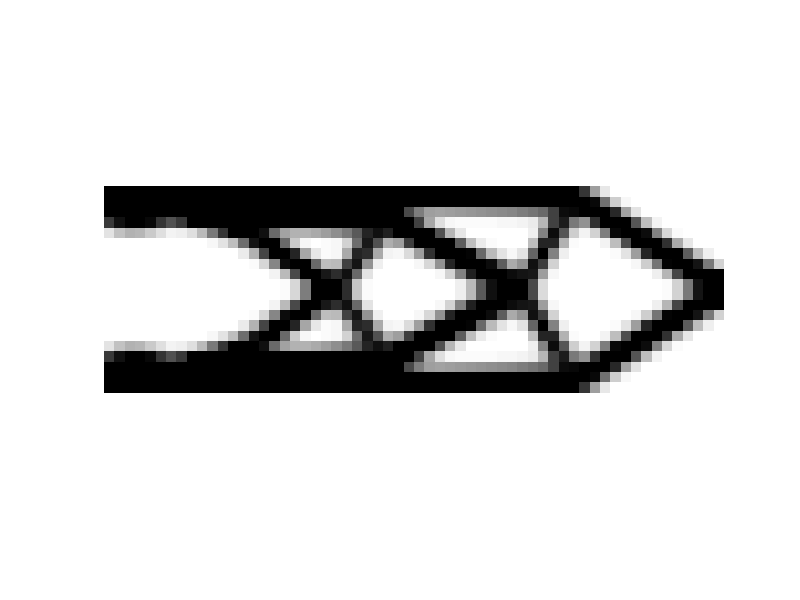

MATLAB code to generate this figure:

function topopt_modular()
% TOPOLOGY OPTIMIZATION (SIMP) — Modular template built on your FEA style
% -------------------------------------------------------------
% Goal: Minimize compliance subject to a volume fraction constraint.
% Mesh: Structured grid of Q4 elements with unit spacing.
% Material: Plane stress, unit thickness.
% -------------------------------------------------------------

clear; clc;

%% ------------------------ User Parameters ------------------------
nelx   = 60;               % #elements in x
nely   = 20;               % #elements in y
volfrac= 0.5;              % target volume fraction (0..1)
penal  = 3.0;              % SIMP penalty (pushes x toward 0/1)
rmin   = 1.5;              % filter radius (mesh-independence)
move   = 0.2;              % OC move limit per iteration (stability)
E      = 1.0;              % Young's modulus
nu     = 0.3;              % Poisson's ratio

% Plane stress constitutive matrix
De = E/(1-nu^2) * [ 1, nu, 0;
                    nu, 1, 0;
                    0,  0, (1-nu)/2 ];

% Gauss points (2x2) for Q4 KE precomputation
gp = [-1, 1]/sqrt(3);
w  = [1, 1];

%% ------------------------ Build Mesh & DOFs ------------------------
% Build nodes, element connectivity, DOF arrays, and node_id helper
[nodes, enodes, edof, node_id, nn, ndof] = buildMesh(nelx, nely);

% Precompute solid element stiffness KE (unit square Q4, plane stress)
KE = elementKe_Q4(De, gp, w);

%% ------------------------ TopOpt Initialization ------------------------
% Design variable: element density x(ely,elx)
x      = volfrac * ones(nely, nelx); % Start from uniform design
change = 1.0;                        % Iteration change measure
iter   = 0;

%% ------------------------ Optimization Loop ------------------------
while change > 0.01
    iter = iter + 1;
    xold = x;

    % --- Assemble global K with SIMP scaling (x^penal) ---
    K = assembleGlobalK(nelx, nely, ndof, edof, x, penal, KE);

    % --- Define loads and boundary conditions  ---
    [F, fixeddofs, right_mid] = defineLoadsAndBC(nelx, nely, ndof, node_id);

    % --- Solve FE: K_ff * U_f = F_f ---
    U = solveFE(K, F, fixeddofs);

    % --- Compliance and sensitivities (dc) ---
    [c, dc] = complianceAndSensitivity(nelx, nely, edof, U, KE, x, penal);

    % --- Filter sensitivities (cone filter) ---
    dcf = sensitivityFilter(dc, x, rmin);

    % --- Update densities via Optimality Criteria (OC) ---
    x = ocUpdate(x, dcf, volfrac, move);

    % --- Measure change & report ---
    change = max(abs(x(:) - xold(:)));
    fprintf('Iter %3d: Obj (compliance) = %10.4f | Vol = %6.3f | Change = %6.3f\n', ...
            iter, c, mean(x(:)), change);

    % --- Visualize current design ---
    visualizeDensity(x);
end

fprintf('Optimization finished. Final compliance: %.6f, volume: %.3f\n', c, mean(x(:)));

end % ====== topopt_modular() ======


%% ================== Mesh Builder ==================
function [nodes, enodes, edof, node_id, nn, ndof] = buildMesh(nelx, nely)
% Builds nodes table, element-node connectivity, element-DOF connectivity,
% and a node_id helper aligned with your numbering (y outer, x inner).

nnx  = nelx + 1; 
nny  = nely + 1;
nn   = nnx * nny;    % number of nodes
ndof = 2 * nn;       % Ux, Uy per node

% Node table: [id, x, y, dofUx, dofUy]
nodes = zeros(nn, 5);
node  = 0;
for y = 0:nely
    for x = 0:nelx
        node = node + 1;
        nodes(node,1) = node;
        nodes(node,2) = x;          % unit spacing: x coordinate
        nodes(node,3) = y;          % unit spacing: y coordinate
        nodes(node,4) = 2*node - 1; % Ux DOF
        nodes(node,5) = 2*node;     % Uy DOF
    end
end

% Node id helper: (x,y) → node ID
node_id = @(x,y) (y*(nelx+1) + x + 1);

% Element-node connectivity (each row: [n1 n2 n3 n4] = [bl br tr tl])
enodes = zeros(nelx*nely, 4);
elem   = 0;
for ex = 1:nelx
    for ey = 1:nely
        elem = elem + 1;
        x0 = ex-1; y0 = ey-1;
        n1 = node_id(x0,   y0  ); % bottom-left
        n2 = node_id(x0+1, y0  ); % bottom-right
        n3 = node_id(x0+1, y0+1); % top-right
        n4 = node_id(x0,   y0+1); % top-left
        enodes(elem,:) = [n1, n2, n3, n4];
    end
end

% Element-DOF connectivity (each row: 8 DOFs for Q4)
edof = zeros(nelx*nely, 8);
for e = 1:(nelx*nely)
    n = enodes(e,:);
    edof(e,:) = [2*n(1)-1, 2*n(1), 2*n(2)-1, 2*n(2), ...
                 2*n(3)-1, 2*n(3), 2*n(4)-1, 2*n(4)];
end
end


%% ================== Element KE (Q4, plane stress) ==================
function KE = elementKe_Q4(De, gp, w)
% Precomputes the solid element stiffness KE for a unit square Q4 element.
% Uses 2x2 Gauss quadrature. Assumes axis-aligned uniform mesh (unit size).

KE = zeros(8,8);

% Nodal coords of a unit element (local instance; global elements share size)
xe = [0; 1; 1; 0];
ye = [0; 0; 1; 1];

for ixi = 1:2
    xi = gp(ixi); wx = w(ixi);
    for ieta = 1:2
        eta = gp(ieta); wy = w(ieta);

        % dN/dxi, dN/deta (rows: [xi; eta], cols: N1..N4)
        dNdxi = [ (eta-1)/4,  (1-eta)/4,  (eta+1)/4, -(eta+1)/4;
                  (xi -1)/4, -(xi+1)/4,  (xi+1)/4,   (1 -xi)/4 ];

        % Jacobian J from (xi,eta) to (x,y)
        J = [dNdxi(1,:)*xe, dNdxi(1,:)*ye;
             dNdxi(2,:)*xe, dNdxi(2,:)*ye];

        % Derivatives in physical coordinates: [dN/dx; dN/dy]
        dNdx = J \ dNdxi;

        % Build B (3x8)
        B = zeros(3,8);
        for i = 1:4
            B(:,2*i-1:2*i) = [ dNdx(1,i), 0;
                               0,          dNdx(2,i);
                               dNdx(2,i),  dNdx(1,i) ];
        end

        % Accumulate KE
        KE = KE + (B' * De * B) * det(J) * (wx * wy);
    end
end
end


%% ================== Assembly (SIMP scaling) ==================
function K = assembleGlobalK(nelx, nely, ndof, edof, x, penal, KE)
% Builds sparse global K from precomputed solid KE scaled by x^penal.

K = sparse(ndof, ndof);
elem = 0;
for ex = 1:nelx
    for ey = 1:nely
        elem = elem + 1;
        dofs = edof(elem,:);
        scale = x(ey,ex)^penal; % SIMP stiffness scaling
        K(dofs,dofs) = K(dofs,dofs) + scale * KE;
    end
end
end


%% ================== Loads & Boundary Conditions ==================
function [F, fixeddofs, right_mid] = defineLoadsAndBC(nelx, nely, ndof, node_id)
% Your MBB-like supports & load (kept consistent with your code style).

% Corner nodes (for clarity; not directly used below)
left_bottom  = node_id(0, 0);
left_top     = node_id(0, nely);
right_bottom = node_id(nelx, 0);
right_top    = node_id(nelx, nely);

% Fix Uy at both left corners and Ux at both left corners (your choice)
fixeddofs = [ 2*left_bottom-1;   % Ux(left-bottom)
              2*left_bottom;     % Uy(left-bottom)
              2*left_top;        % Uy(left-top)
              2*left_top-1 ];    % Ux(left-top)

% Force: downward unit load at mid of right edge
right_mid = node_id(nelx, nely/2);

F = sparse(ndof,1);
F(2*right_mid) = -1; % Apply -1 in Uy at right_mid
end


%% ================== FE Solve ==================
function U = solveFE(K, F, fixeddofs)
% Partitions DOFs into free/fixed and solves the reduced system.

ndof    = size(K,1);
alldofs = (1:ndof)';
freedofs= setdiff(alldofs, fixeddofs);

U = zeros(ndof,1);
U(freedofs) = K(freedofs,freedofs) \ F(freedofs);
% Fixed DOFs remain zero (prescribed displacement = 0)

end


%% ================== Compliance & Sensitivities ==================
function [c, dc] = complianceAndSensitivity(nelx, nely, edof, U, KE, x, penal)
% Computes compliance c and sensitivities dc (per element).
% c = sum x^penal * Ue' * KE * Ue
% dc = -penal * x^(penal-1) * (Ue' * KE * Ue)

c  = 0.0;
dc = zeros(nely, nelx);

elem = 0;
for ex = 1:nelx
    for ey = 1:nely
        elem = elem + 1;
        dofs = edof(elem,:);
        Ue   = U(dofs);
        ce   = Ue' * KE * Ue;              % strain energy for solid KE
        c    = c + x(ey,ex)^penal * ce;    % compliance contribution
        dc(ey,ex) = -penal * x(ey,ex)^(penal-1) * ce; % sensitivity
    end
end
end


%% ================== Sensitivity Filter (cone) ==================
function dcf = sensitivityFilter(dc, x, rmin)
% Mesh-independence cone filter:
% dcf(i,j) = (sum_{k,l in neighborhood} w * x(k,l) * dc(k,l)) / (x(i,j) * sum_w)
% where w = max(0, rmin - distance)

[nely, nelx] = size(x);
dcf = zeros(nely, nelx);

for i = 1:nelx
    for j = 1:nely
        wsum = 0.0;
        val  = 0.0;
        i1 = max(i - floor(rmin), 1);
        i2 = min(i + floor(rmin), nelx);
        j1 = max(j - floor(rmin), 1);
        j2 = min(j + floor(rmin), nely);
        for k = i1:i2
            for l = j1:j2
                dist = sqrt((i-k)^2 + (j-l)^2);
                w = max(0, rmin - dist);
                wsum = wsum + w;
                val  = val + w * x(l,k) * dc(l,k);
            end
        end
        dcf(j,i) = val / max(1e-12, (x(j,i) * wsum)); % safe divide
    end
end
end


%% ================== OC Update ==================
function xnew = ocUpdate(x, dc, volfrac, move)
% Optimality Criteria update with bisection on lambda to meet volume constraint.
% xnew = clamp( x * sqrt(-dc / lambda), with move limits and bounds [0.001, 1] )

l1 = 0; l2 = 1e12;        % bounds for lambda
xnew = x;                 % initialize

while (l2 - l1) > 1e-4
    lmid = 0.5 * (l2 + l1);

    % Candidate update: x * sqrt(-dc / lmid)
    % Apply move limits and bounds
    xcand = x .* sqrt( max(0, -dc) / max(1e-12, lmid) );
    xcand = max(0.001, min(1.0, min(x + move, max(x - move, xcand))));

    % Volume check: mean(xcand) ? volfrac
    if mean(xcand(:)) - volfrac > 0
        % Too much material → increase lambda to shrink x
        l1 = lmid;
    else
        % Too little material → decrease lambda to grow x
        l2 = lmid;
    end
    xnew = xcand;
end
end


%% ================== Visualization ==================
function visualizeDensity(x)
% Simple grayscale density plot (black ~ solid, white ~ void)
colormap(gray);
imagesc(1 - x);           % invert for dark-solid
axis equal; axis tight; axis off;
drawnow;
end
